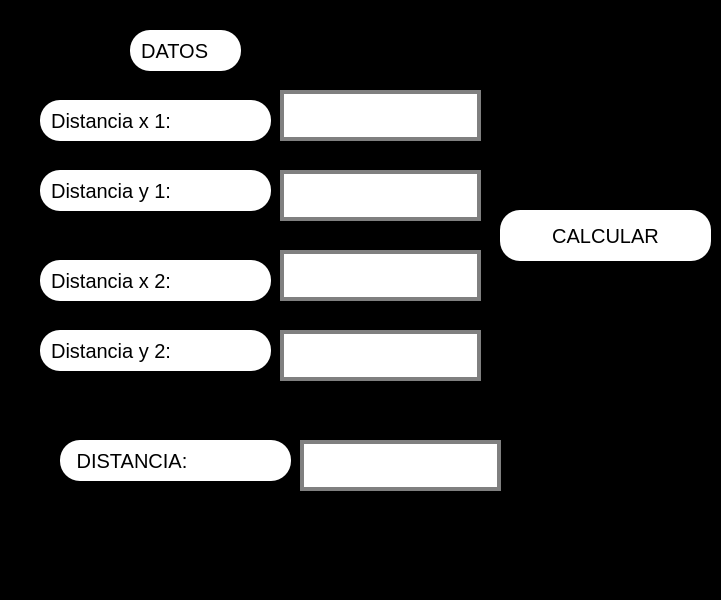
<?xml version="1.0" encoding="UTF-8"?>
<ui version="4.0">
 <class>MainWindow</class>
 <widget class="QMainWindow" name="MainWindow">
  <property name="geometry">
   <rect>
    <x>0</x>
    <y>0</y>
    <width>721</width>
    <height>600</height>
   </rect>
  </property>
  <property name="windowTitle">
   <string>MainWindow</string>
  </property>
  <property name="styleSheet">
   <string notr="true">

background:black
</string>
  </property>
  <widget class="QWidget" name="centralwidget">
   <widget class="QLineEdit" name="txt_x1">
    <property name="geometry">
     <rect>
      <x>280</x>
      <y>90</y>
      <width>201</width>
      <height>51</height>
     </rect>
    </property>
    <property name="font">
     <font>
      <pointsize>20</pointsize>
     </font>
    </property>
    <property name="styleSheet">
     <string notr="true">background-color: rgb(255, 255, 255);
border: 4px solid gray;
</string>
    </property>
    <property name="text">
     <string/>
    </property>
    <property name="alignment">
     <set>Qt::AlignCenter</set>
    </property>
   </widget>
   <widget class="QPushButton" name="btn_calcular">
    <property name="geometry">
     <rect>
      <x>500</x>
      <y>210</y>
      <width>211</width>
      <height>51</height>
     </rect>
    </property>
    <property name="font">
     <font>
      <pointsize>15</pointsize>
     </font>
    </property>
    <property name="styleSheet">
     <string notr="true">border-radius:20px;

background: white


</string>
    </property>
    <property name="text">
     <string>CALCULAR</string>
    </property>
   </widget>
   <widget class="QLabel" name="label">
    <property name="geometry">
     <rect>
      <x>40</x>
      <y>100</y>
      <width>231</width>
      <height>41</height>
     </rect>
    </property>
    <property name="font">
     <font>
      <pointsize>15</pointsize>
     </font>
    </property>
    <property name="styleSheet">
     <string notr="true">
border-radius:20px;

background: white
</string>
    </property>
    <property name="text">
     <string>  Distancia x 1:</string>
    </property>
   </widget>
   <widget class="QLabel" name="label_2">
    <property name="geometry">
     <rect>
      <x>130</x>
      <y>30</y>
      <width>111</width>
      <height>41</height>
     </rect>
    </property>
    <property name="font">
     <font>
      <pointsize>15</pointsize>
     </font>
    </property>
    <property name="styleSheet">
     <string notr="true">
border-radius:20px;

background: white



</string>
    </property>
    <property name="text">
     <string>  DATOS</string>
    </property>
   </widget>
   <widget class="QLineEdit" name="txt_y1">
    <property name="geometry">
     <rect>
      <x>280</x>
      <y>170</y>
      <width>201</width>
      <height>51</height>
     </rect>
    </property>
    <property name="font">
     <font>
      <pointsize>20</pointsize>
     </font>
    </property>
    <property name="styleSheet">
     <string notr="true">background-color: rgb(255, 255, 255);
border: 4px solid gray;
</string>
    </property>
    <property name="text">
     <string/>
    </property>
    <property name="alignment">
     <set>Qt::AlignCenter</set>
    </property>
   </widget>
   <widget class="QLabel" name="label_3">
    <property name="geometry">
     <rect>
      <x>40</x>
      <y>170</y>
      <width>231</width>
      <height>41</height>
     </rect>
    </property>
    <property name="font">
     <font>
      <pointsize>15</pointsize>
     </font>
    </property>
    <property name="layoutDirection">
     <enum>Qt::LeftToRight</enum>
    </property>
    <property name="styleSheet">
     <string notr="true">
border-radius:20px;

background: white
</string>
    </property>
    <property name="text">
     <string>  Distancia y 1:</string>
    </property>
   </widget>
   <widget class="QLineEdit" name="txt_res">
    <property name="geometry">
     <rect>
      <x>300</x>
      <y>440</y>
      <width>201</width>
      <height>51</height>
     </rect>
    </property>
    <property name="font">
     <font>
      <pointsize>20</pointsize>
     </font>
    </property>
    <property name="styleSheet">
     <string notr="true">background-color: rgb(255, 255, 255);
border: 4px solid gray;
</string>
    </property>
    <property name="text">
     <string/>
    </property>
    <property name="alignment">
     <set>Qt::AlignCenter</set>
    </property>
   </widget>
   <widget class="QLabel" name="label_5">
    <property name="geometry">
     <rect>
      <x>60</x>
      <y>440</y>
      <width>231</width>
      <height>41</height>
     </rect>
    </property>
    <property name="font">
     <font>
      <pointsize>15</pointsize>
     </font>
    </property>
    <property name="styleSheet">
     <string notr="true">
border-radius:20px;

background: white



</string>
    </property>
    <property name="text">
     <string>   DISTANCIA:</string>
    </property>
   </widget>
   <widget class="QLineEdit" name="txt_y2">
    <property name="geometry">
     <rect>
      <x>280</x>
      <y>330</y>
      <width>201</width>
      <height>51</height>
     </rect>
    </property>
    <property name="font">
     <font>
      <pointsize>20</pointsize>
     </font>
    </property>
    <property name="styleSheet">
     <string notr="true">background-color: rgb(255, 255, 255);
border: 4px solid gray;
</string>
    </property>
    <property name="text">
     <string/>
    </property>
    <property name="alignment">
     <set>Qt::AlignCenter</set>
    </property>
   </widget>
   <widget class="QLabel" name="label_4">
    <property name="geometry">
     <rect>
      <x>40</x>
      <y>260</y>
      <width>231</width>
      <height>41</height>
     </rect>
    </property>
    <property name="font">
     <font>
      <pointsize>15</pointsize>
     </font>
    </property>
    <property name="styleSheet">
     <string notr="true">
border-radius:20px;

background: white
</string>
    </property>
    <property name="text">
     <string>  Distancia x 2:</string>
    </property>
   </widget>
   <widget class="QLabel" name="label_6">
    <property name="geometry">
     <rect>
      <x>40</x>
      <y>330</y>
      <width>231</width>
      <height>41</height>
     </rect>
    </property>
    <property name="font">
     <font>
      <pointsize>15</pointsize>
     </font>
    </property>
    <property name="layoutDirection">
     <enum>Qt::LeftToRight</enum>
    </property>
    <property name="styleSheet">
     <string notr="true">
border-radius:20px;

background: white
</string>
    </property>
    <property name="text">
     <string>  Distancia y 2:</string>
    </property>
   </widget>
   <widget class="QLineEdit" name="txt_x2">
    <property name="geometry">
     <rect>
      <x>280</x>
      <y>250</y>
      <width>201</width>
      <height>51</height>
     </rect>
    </property>
    <property name="font">
     <font>
      <pointsize>20</pointsize>
     </font>
    </property>
    <property name="styleSheet">
     <string notr="true">background-color: rgb(255, 255, 255);
border: 4px solid gray;
</string>
    </property>
    <property name="text">
     <string/>
    </property>
    <property name="alignment">
     <set>Qt::AlignCenter</set>
    </property>
   </widget>
  </widget>
  <widget class="QMenuBar" name="menubar">
   <property name="geometry">
    <rect>
     <x>0</x>
     <y>0</y>
     <width>721</width>
     <height>21</height>
    </rect>
   </property>
  </widget>
  <widget class="QStatusBar" name="statusbar"/>
 </widget>
 <resources/>
 <connections/>
</ui>
